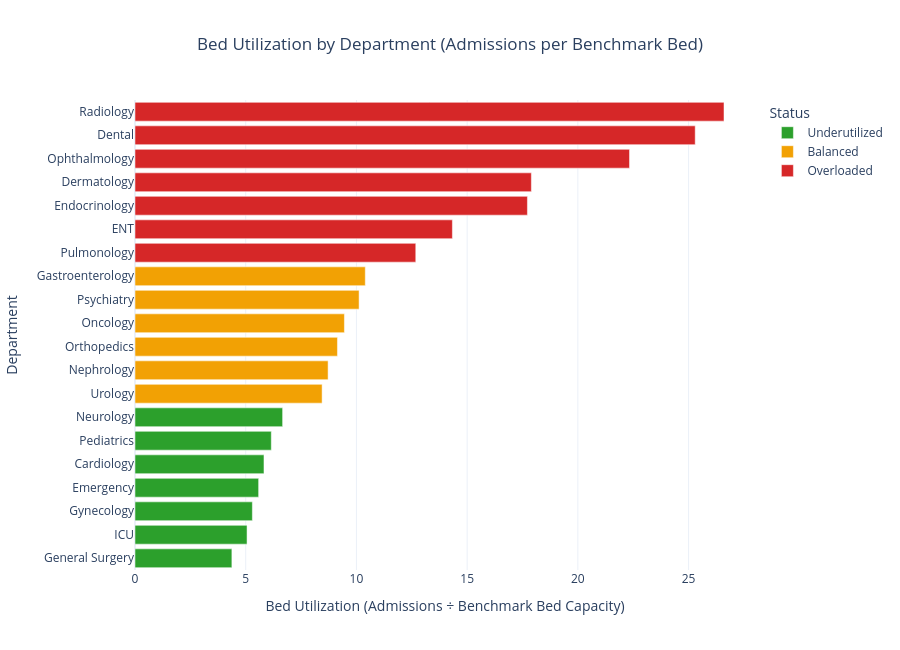

Notebook code cell kept with this figure:
### Markdown cell above
## 7. Bed utilization by department

`Bed_Utilization = Admissions / Bed_Capacity` — this is Member 5's definition, kept as-is.
`Bed_Capacity` is the team's benchmark dataset (see `data/raw/BED_CAPACITY_README.md`),
not measured simultaneous occupancy — this chart does not claim otherwise.

### Code cell
bed_df = dept_util.sort_values("Bed_Utilization", ascending=True)

fig_bed = px.bar(
    bed_df, x="Bed_Utilization", y="Department_Name", orientation="h",
    color="Status", color_discrete_map=STATUS_COLORS,
    custom_data=["Bed_Capacity", "Admissions"],
    title="Bed Utilization by Department (Admissions per Benchmark Bed)",
)
fig_bed.update_traces(
    hovertemplate=(
        "<b>%{y}</b><br>Bed Utilization: %{x:.2f}<br>"
        "Bed Capacity (benchmark): %{customdata[0]}<br>Admissions: %{customdata[1]}<extra></extra>"
    )
)
fig_bed.update_layout(
    title_x=0.5, xaxis_title="Bed Utilization (Admissions \u00f7 Benchmark Bed Capacity)",
    yaxis_title="Department", template="plotly_white", height=650, legend_title="Status",
)
fig_bed.show()

### Figure 1 — Plotly figure (JSON) as saved in the notebook; plotly's stock layout.template omitted (floating-point values rounded to 4 significant figures)
{"data": [{"customdata": [[40, 175], [50, 253], [30, 159], [60, 335], [40, 233], [45, 277], [30, 200]], "hovertemplate": "<b>%{y}</b><br>Bed Utilization: %{x:.2f}<br>Bed Capacity (benchmark): %{customdata[0]}<br>Admissions: %{customdata[1]}<extra></extra>", "legendgroup": "Underutilized", "marker": {"color": "#2CA02C", "pattern": {"shape": ""}}, "name": "Underutilized", "orientation": "h", "showlegend": true, "textposition": "auto", "type": "bar", "x": [4.375, 5.06, 5.3, 5.583, 5.825, 6.156, 6.667], "xaxis": "x", "y": ["General Surgery", "ICU", "Gynecology", "Emergency", "Cardiology", "Pediatrics", "Neurology"], "yaxis": "y"}, {"customdata": [[20, 169], [25, 218], [35, 320], [35, 331], [25, 253], [25, 260]], "hovertemplate": "<b>%{y}</b><br>Bed Utilization: %{x:.2f}<br>Bed Capacity (benchmark): %{customdata[0]}<br>Admissions: %{customdata[1]}<extra></extra>", "legendgroup": "Balanced", "marker": {"color": "#F2A104", "pattern": {"shape": ""}}, "name": "Balanced", "orientation": "h", "showlegend": true, "textposition": "auto", "type": "bar", "x": [8.45, 8.72, 9.143, 9.457, 10.12, 10.4], "xaxis": "x", "y": ["Urology", "Nephrology", "Orthopedics", "Oncology", "Psychiatry", "Gastroenterology"], "yaxis": "y"}, {"customdata": [[25, 317], [15, 215], [18, 319], [10, 179], [12, 268], [10, 253], [10, 266]], "hovertemplate": "<b>%{y}</b><br>Bed Utilization: %{x:.2f}<br>Bed Capacity (benchmark): %{customdata[0]}<br>Admissions: %{customdata[1]}<extra></extra>", "legendgroup": "Overloaded", "marker": {"color": "#D62728", "pattern": {"shape": ""}}, "name": "Overloaded", "orientation": "h", "showlegend": true, "textposition": "auto", "type": "bar", "x": [12.68, 14.33, 17.72, 17.9, 22.33, 25.3, 26.6], "xaxis": "x", "y": ["Pulmonology", "ENT", "Endocrinology", "Dermatology", "Ophthalmology", "Dental", "Radiology"], "yaxis": "y"}], "layout": {"barmode": "relative", "height": 650, "legend": {"title": {"text": "Status"}, "tracegroupgap": 0}, "title": {"text": "Bed Utilization by Department (Admissions per Benchmark Bed)", "x": 0.5}, "xaxis": {"anchor": "y", "domain": [0.0, 1.0], "title": {"text": "Bed Utilization (Admissions ÷ Benchmark Bed Capacity)"}}, "yaxis": {"anchor": "x", "domain": [0.0, 1.0], "title": {"text": "Department"}}}}
